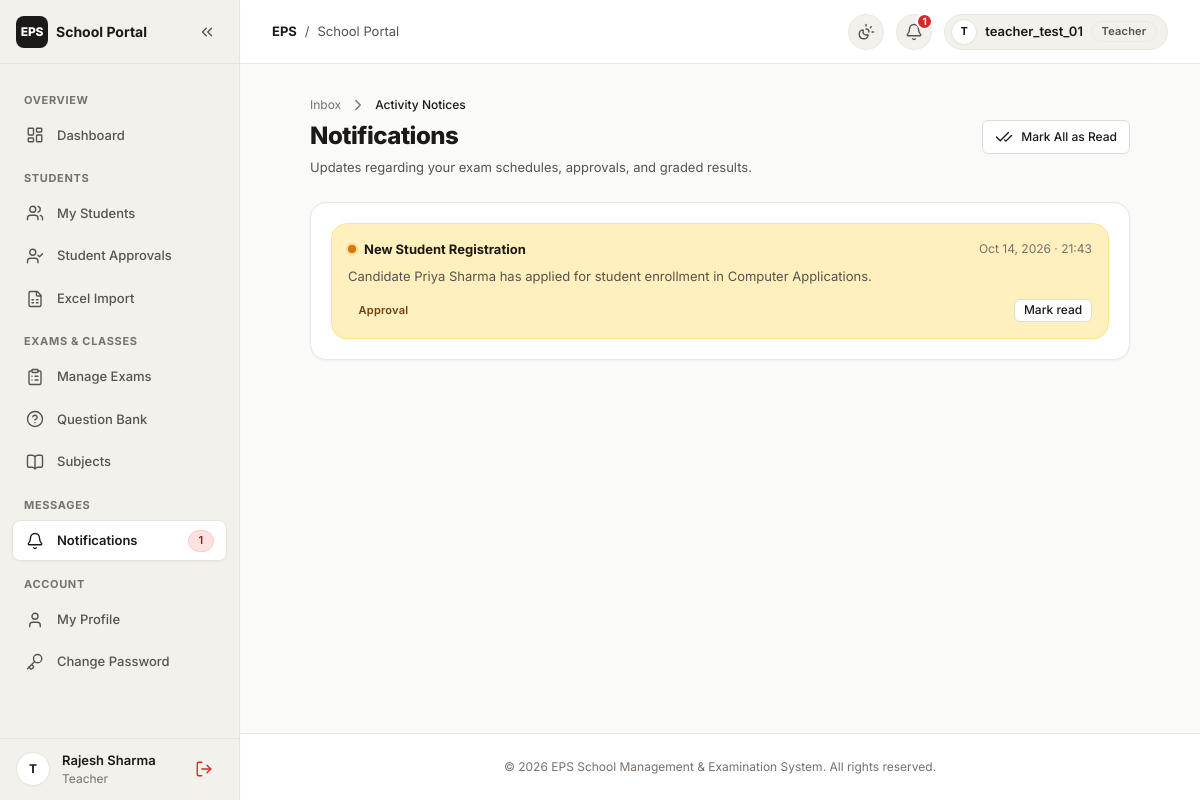
Page /accounts/notifications/ (signed in) on the earlier database version.
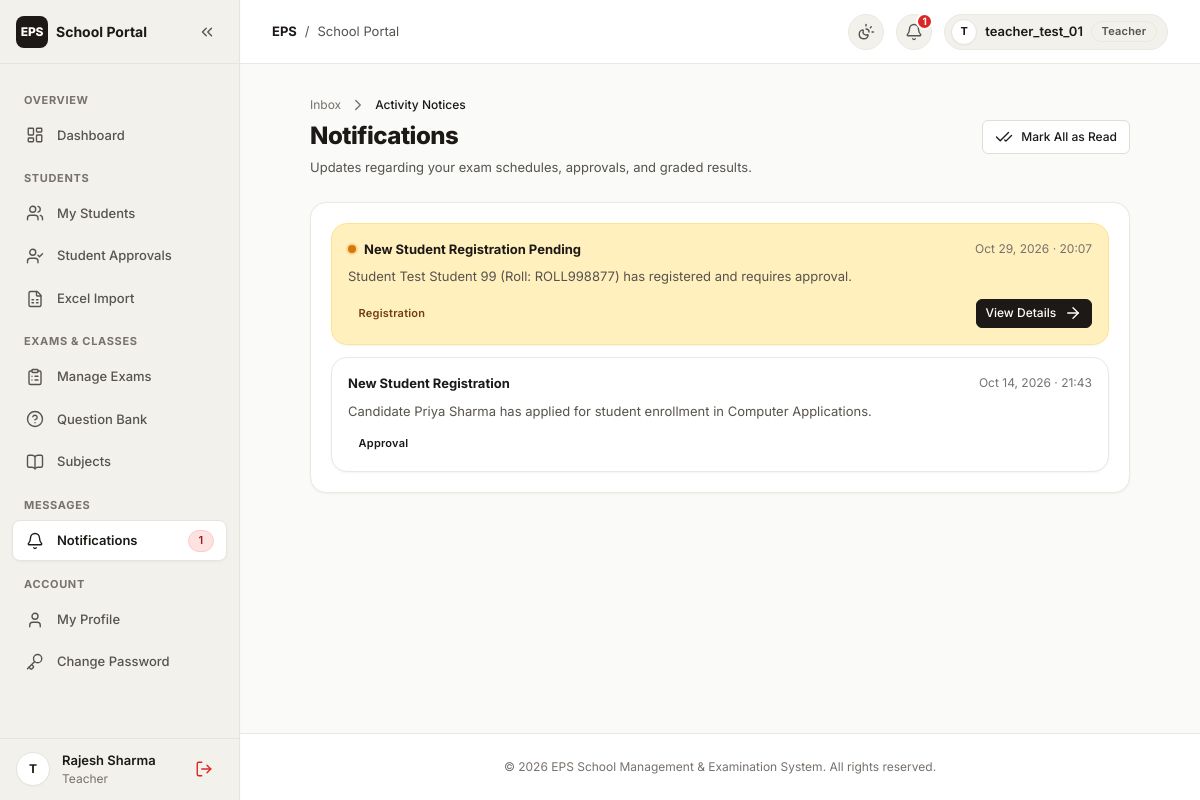
Same page on the later database version.
### accounts/models.py (models this page shows, shortened)
class Notification(models.Model):
    NOTIFICATION_TYPES = (
        ('registration', 'Registration'),
        ('approval', 'Approval / Status'),
        ('exam', 'Examination'),
        ('result', 'Result'),
        ('security', 'Security Alert'),
        ('system', 'System Notice'),
    )
    recipient = models.ForeignKey(
        User,
        on_delete=models.CASCADE,
        related_name='notifications'
    )
    title = models.CharField(max_length=200)
    message = models.TextField()
    notification_type = models.CharField(
        max_length=50,
        choices=NOTIFICATION_TYPES,
        default='system'
    )
    link = models.CharField(max_length=255, blank=True, default='')
    is_read = models.BooleanField(default=False)
    created_at = models.DateTimeField(auto_now_add=True)
    class Meta:
        ordering = ['-created_at']

### accounts/views.py (the view)
# urls.py: path('notifications/', views.notifications_list, name='notifications_list'),
def notifications_list(request):
    if not request.user.is_authenticated:
        return redirect('common_login')
    notifications = request.user.notifications.all()
    if request.method == 'POST' and 'mark_all_read' in request.POST:
        request.user.notifications.filter(is_read=False).update(is_read=True)
        messages.success(request, 'All notifications marked as read.')
        return redirect('notifications_list')
    return render(request, 'accounts/notifications.html', {'notifications': notifications})

### accounts/context_processors.py (called while the page is built)
def notifications_context(request):
    if request.user.is_authenticated:
        try:
            return {
                'unread_notification_count': request.user.notifications.filter(is_read=False).count()
            }
        except Exception:
            return {'unread_notification_count': 0}
    return {'unread_notification_count': 0}

### templates/accounts/notifications.html (shortened to what the changed rows need)
{% extends 'base.html' %}
{% block content %}
<div style="max-width: 820px; margin: 0 auto var(--space-12) auto;">
    <div class="school-header" style="display: flex; justify-content: space-between; align-items: center; margin-bottom: var(--space-6); flex-wrap: wrap; gap: var(--space-3);">
        <div>
            <h1 style="font-size: var(--font-size-2xl); font-weight: 800; color: var(--text-primary); margin: 0; letter-spacing: -0.02em;">
                Notifications
            </h1>
        </div>
    </div>
    <div class="card" style="padding: var(--space-5);">
        {% if notifications %}
            <div style="display: flex; flex-direction: column; gap: var(--space-3);">
                {% for n in notifications %}
                    <div class="card {% if not n.is_read %}card--alert{% endif %}" style="padding: var(--space-4); border: 1px solid {% if not n.is_read %}var(--pastel-yellow-border){% else %}var(--border-subtle){% endif %}; background: {% if not n.is_read %}var(--pastel-yellow-bg){% else %}#ffffff{% endif %}; transition: all 0.15s ease;">
                        <div style="display: flex; justify-content: space-between; align-items: flex-start; gap: var(--space-3); margin-bottom: var(--space-2);">
                            <div style="display: flex; align-items: center; gap: var(--space-2);">
                                {% if not n.is_read %}
                                    <span style="display: inline-block; width: 8px; height: 8px; border-radius: var(--radius-full); background-color: var(--warning); box-shadow: 0 0 0 2px rgba(217, 119, 6, 0.2);"></span>
                                {% endif %}
                                <h3 style="font-size: var(--font-size-sm); font-weight: 700; color: var(--text-primary); margin: 0;">{{ n.title }}</h3>
                            </div>
                            <span style="font-size: var(--font-size-xs); color: var(--text-muted); white-space: nowrap;">
                                {{ n.created_at|date:"M d, Y · H:i" }}
                            </span>
                        </div>
                        <p style="font-size: var(--font-size-sm); color: var(--text-secondary); line-height: 1.5; margin-bottom: var(--space-3);">
                            {{ n.message }}
                        </p>
                        <div style="display: flex; justify-content: space-between; align-items: center;">
                            <span class="badge badge-yellow" style="text-transform: capitalize; font-size: 11px;">
                                {{ n.notification_type }}
                            </span>
                            <div style="display: flex; gap: var(--space-2);">
                                {% if n.link %}
                                    <a href="{% url 'mark_notification_read' n.id %}" class="btn btn-primary btn-xs">
                                        <span>View Details</span>
                                        <i data-lucide="arrow-right" class="lucide-icon icon-xs"></i>
                                    </a>
                                {% elif not n.is_read %}
                                    <a href="{% url 'mark_notification_read' n.id %}" class="btn btn-secondary btn-xs">
                                        <span>Mark read</span>
                                    </a>
                                {% endif %}
                            </div>
                        </div>
                    </div>
                {% endfor %}
            </div>
        {% endif %}
    </div>
</div>
{% endblock %}

Differences in the rows shown:
added Notification: is_read False (drawn), title "New Student Registration Pending", created_at "Oct 29, 2026 · 20:07", message "Student Test Student 99 (Roll: ROLL998877) has registered and requires approval.", notification_type "Registration", shows "View Details"
changed Notification "New Student Registration": no longer shows "Mark read"
